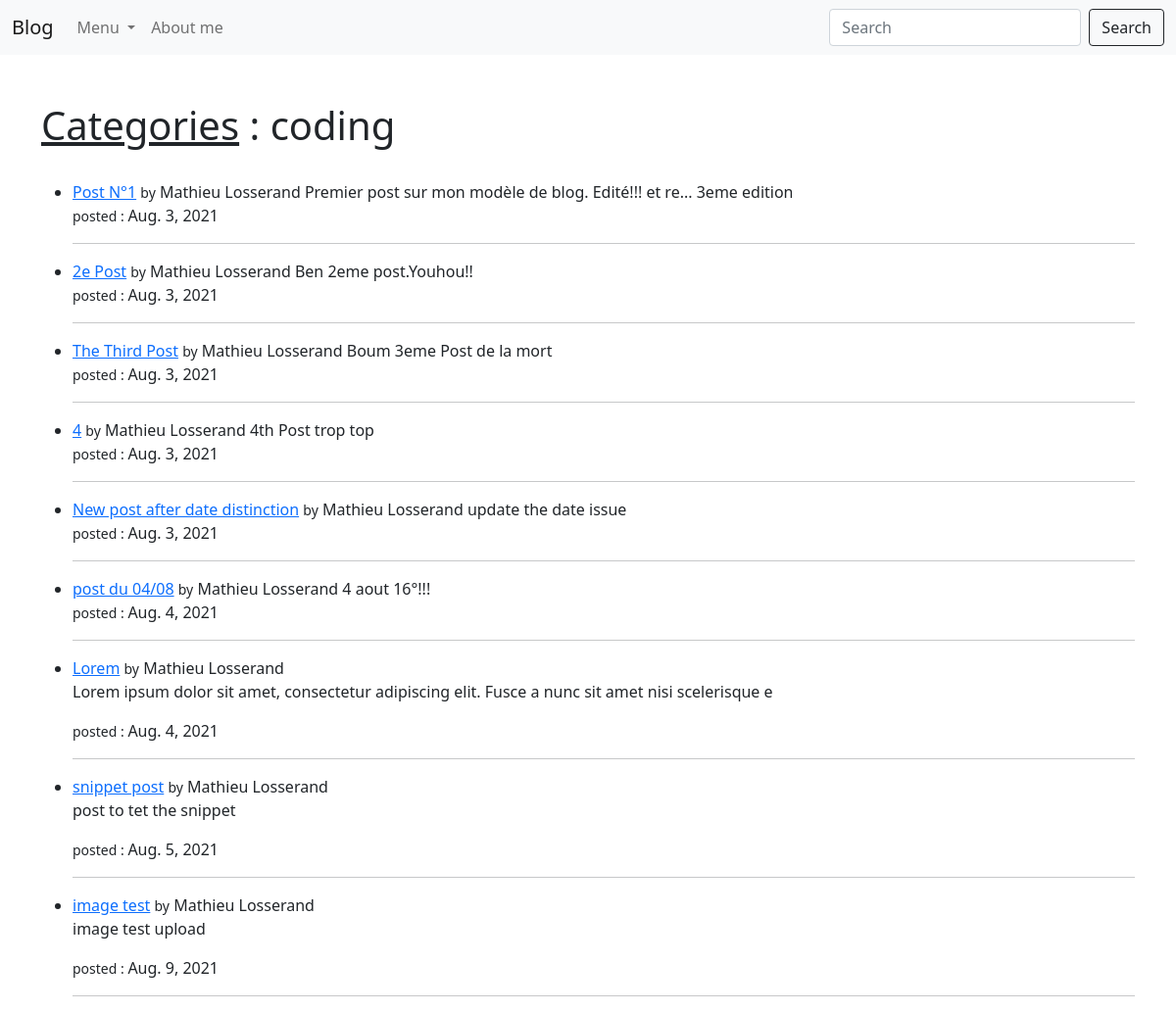
Screenshot of /category/coding with the database file from the repository.
### theblog/models.py (models this page shows, shortened)
class Post(models.Model):
	title = models.CharField(max_length=255)
	title_tag = models.CharField(max_length=255)
	header_image = models.ImageField(null=True, blank=True, upload_to='images/')
	author = models.ForeignKey(User, on_delete=models.CASCADE)
	body = RichTextField(blank=True, null=True)
	post_date = models.DateField(auto_now_add=True)
	category = models.CharField(max_length=255, default='coding')
	snippet = models.CharField(max_length=255 )
	likes = models.ManyToManyField(User, related_name='blog_posts')

### theblog/views.py (the view)
# urls.py: path('category/<str:cats>', CategoryView, name='category'),
def CategoryView(request, cats):
	category_posts = Post.objects.filter(category=cats.replace('-' , ' '))
	return render(request, 'category.html', {'cats':cats.replace('-' , ' '), 'category_posts':category_posts})

### theblog/templates/category.html (shortened to what this page needs)
{% extends 'base.html' %}
{% block content %}
<h1><u>Categories</u> : {{ cats }} </h1><br/>
{% if category_posts %}
<ul>
{% for post in category_posts %}
	<li><a href="{% url 'article-detail' post.pk %}">{{ post.title }}</a> <small>by</small> {{ post.author.first_name }} {{post.author.last_name }}
	{{ post.body | slice:":100" | safe }}</li>
	<small>posted : </small>{{ post.post_date }}<br/>
    <hr>
{% endfor %}
</ul>
{% else %}
<h2> Sorry, this page does not exist...</h2>
{% endif %}
{% endblock %}

### rows the page displays
Post: title "Post N°1", author.first_name "Mathieu", author.last_name "Losserand", body "Premier post sur mon modèle de blog. Edité!!! et re... 3eme edition", post_date "Aug. 3, 2021"
Post: title "2e Post", author.first_name "Mathieu", author.last_name "Losserand", body "Ben 2eme post.Youhou!!", post_date "Aug. 3, 2021"
Post: title "The Third Post", author.first_name "Mathieu", author.last_name "Losserand", body "Boum 3eme Post de la mort", post_date "Aug. 3, 2021"
Post: title "4", author.first_name "Mathieu", author.last_name "Losserand", body "4th Post trop top", post_date "Aug. 3, 2021"
Post: title "New post after date distinction", author.first_name "Mathieu", author.last_name "Losserand", body "update the date issue", post_date "Aug. 3, 2021"
Post: title "post du 04/08", author.first_name "Mathieu", author.last_name "Losserand", body "4 aout 16°!!!", post_date "Aug. 4, 2021"
Post: title "Lorem", author.first_name "Mathieu", author.last_name "Losserand", body "Lorem ipsum dolor sit amet, consectetur adipiscing elit. Fusce a nunc sit amet nisi scelerisque e", post_date "Aug. 4, 2021"
Post: title "snippet post", author.first_name "Mathieu", author.last_name "Losserand", body "post to tet the snippet", post_date "Aug. 5, 2021"
Post: title "image test", author.first_name "Mathieu", author.last_name "Losserand", body "image test upload", post_date "Aug. 9, 2021"

### other values shown
{{ cats }} "coding"
